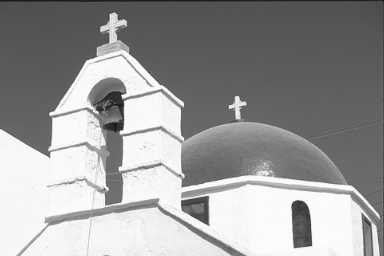
%> input picture Pratica5/pratica5.png, 384 x 256 px, given in place of pratica5.jpg, which was not available
$ octave pratica.m   (GNU Octave 9; MATLAB toolbox functions it lacks are replaced by stand-ins)
%> lines starting %> are read from the running program, lines starting %| are printed output that depends on the picture; pictures that were not available may be replaced by others from this repository, and a replacement may not be noted
pkg load image;

imagem = imread("pratica5.jpg");
%> imagem is the input picture: size 256x384 uint8; min 21, max 252, mean 152.7

imagem = im2double (imagem);
%> imagem: size 256x384 double

mascara = zeros(9);

for i = 1:9
  for j = 1:9
    mascara(i,j) = 1;
  endfor
endfor

mascara = mascara * 1/81;

saida = filter2(mascara,imagem);

#imshow(saida);
imwrite(saida, "1.jpg");

# A imagem ficou levemente borrada e com uma borda preta,
# pois o filtro usou pixels que estao alem da imagem, ou seja,
# as partes que ficaram pra fora da imagem recebe o valor zero pois não ha um 3º parametro na filter2.

imagem2 = padarray(imagem, [4,4], "replicate");
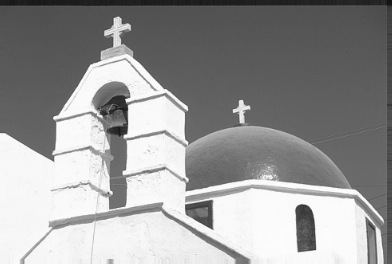
%> imagem2: size 264x392 double; min 0.0824, max 0.988, mean 0.594

saida2 = filter2(mascara,imagem2, "valid");
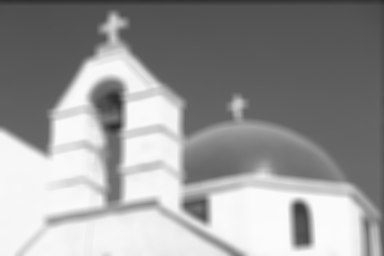
%> saida2: size 256x384 double; min 0.169, max 0.988, mean 0.598

#imshow(saida2);
imwrite(saida2, "2.jpg");

magnitude_y = [-1, 0, 1;
			         -2, 0, 2;
			         -1, 0, 1];

magnitude_x = [-1, -2,-1;
			          0, 0, 0;
			          1, 2, 1];

imagem3 = padarray(imagem, [1,1], "replicate");
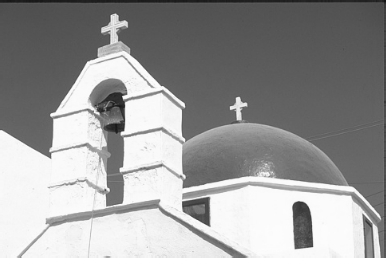
%> imagem3: size 258x386 double; min 0.0824, max 0.988, mean 0.598

gradiente_x = filter2(magnitude_x, imagem3, "valid");
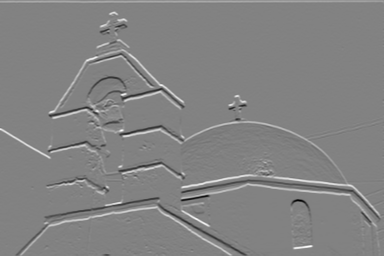
%> gradiente_x: size 256x384 double; min -3.04, max 2.92, mean 0.0244; drawn with min black and max white
gradiente_y = filter2(magnitude_y, imagem3, "valid");
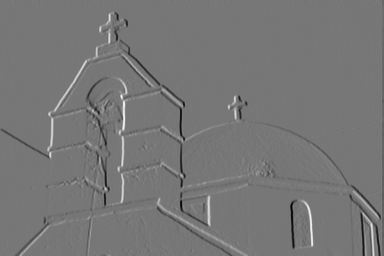
%> gradiente_y: size 256x384 double; min -2.86, max 3.25, mean -0.00769; drawn with min black and max white

saida3 = sqrt(gradiente_x.^2 + gradiente_y.^2);
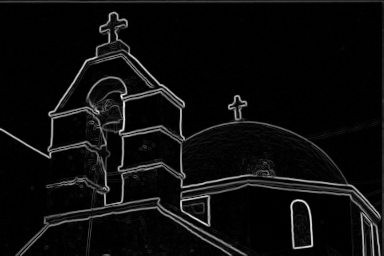
%> saida3: size 256x384 double; min 0, max 3.38, mean 0.172; drawn with min black and max white
#saida3 = abs(gradiente_x) + abs(gradiente_y);

imshow(saida3);
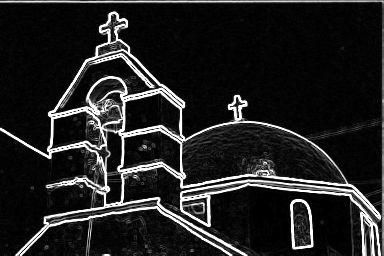
%> displayed picture: size 256x384, on the screen's scale of 0 to 255; min 0, max 255, mean 34.3
imwrite(saida3, "3.jpg");
